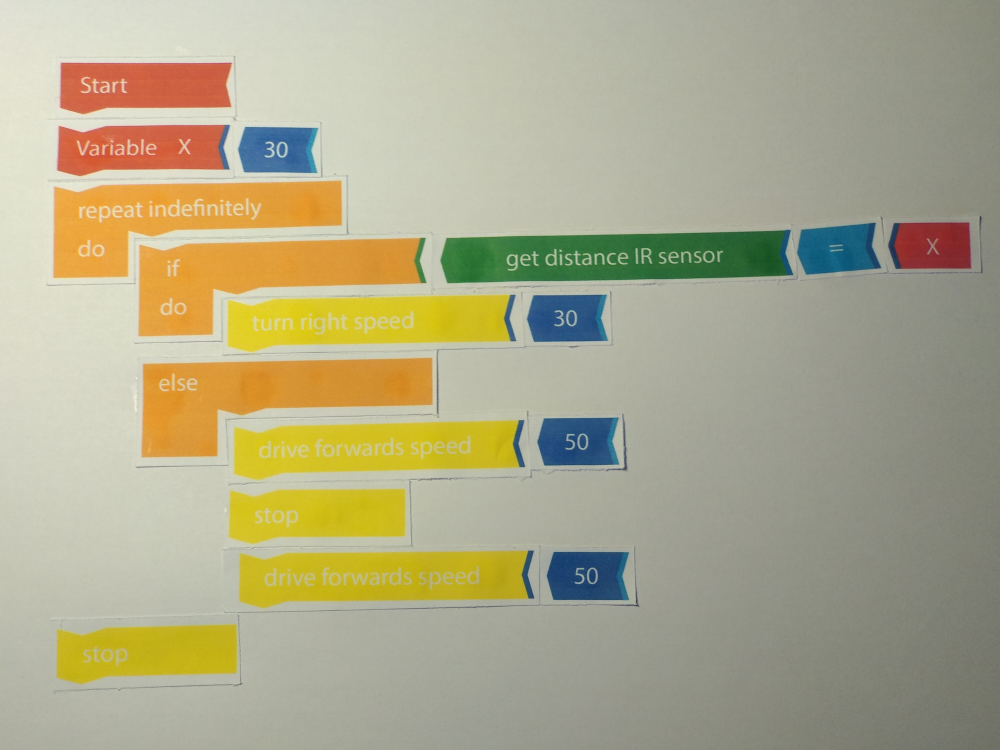
#> input picture test_images/complex-example-tagn.jpg, 4000 x 3000 px, found by its file name (shown at 1/4 size)
$ jupyter execute --allow-errors hsv.ipynb
#> lines starting #> are read from the running program, lines starting #| are printed output that depends on the picture; after the words box and inside, x2 and y2 are one past the last pixel; in counts of white or black regions, pixels touching at a corner belong together
[cell 1]
import numpy as np
import matplotlib.pyplot as plt
import cv2 as cv
from PIL import Image
import pytesseract


img_directory = '/home/vasilisp/Desktop/tangibles-recognition/test_images/'

A = np.array(Image.open(img_directory+'complex-example-tagn.jpg'))
#> A is the input picture: shape (3000, 4000, 3); mean R, G, B 174.2, 169.5, 139.6
A = cv.resize(A, dsize=(800, 600), interpolation=cv.INTER_CUBIC)
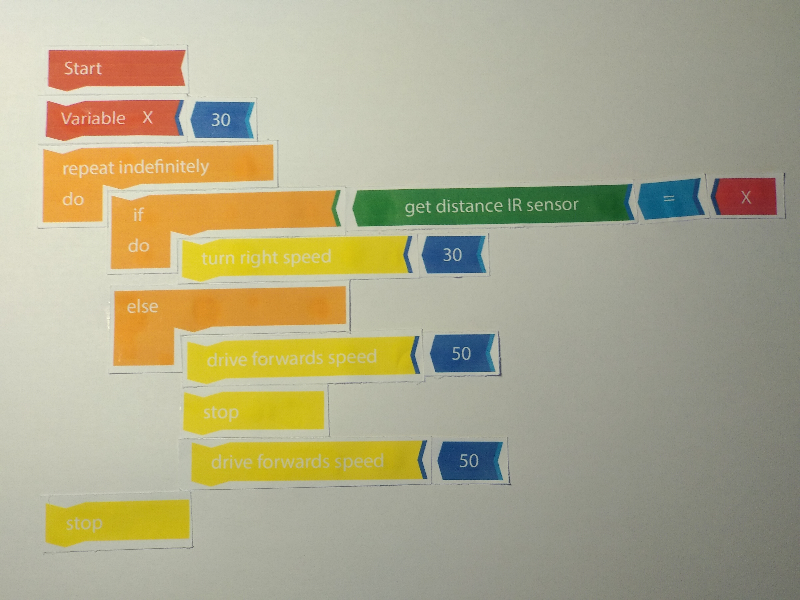
#> A: shape (600, 800, 3); mean R, G, B 174.2, 169.5, 139.6
hsv_A = cv.cvtColor(A, cv.COLOR_RGB2HSV)
#> hsv_A: shape (600, 800, 3); mean H, S, V 34, 56.2, 178.8

#> (the rest of this cell did not finish here and is left out)

[cell 2]
def find_features(img, name):
    # prints the number of features in the picture

    # Kernel that will be used in later morphological trasformations
    closing_kernel = cv.getStructuringElement(cv.MORPH_RECT, (3,3))

    # threshold saturation chanel
    ret3, th_saturation = cv.threshold(img, 0, 255, cv.THRESH_BINARY+cv.THRESH_OTSU)

    # dilating thresholded image to remove letters
    kernel = cv.getStructuringElement(cv.MORPH_RECT, (2,2))
    th_saturation = cv.dilate(th_saturation, kernel, iterations = 3)

    # using connected components (CC) method to label each block
    num_labels, labels_im = cv.connectedComponents(th_saturation)
    #plt.imshow()
    #plt.show()
    print('Found {} blocks image {}\n +++ ++ +++'.format(num_labels-1, name))

_ , A_s, _ = cv.split(hsv_A)
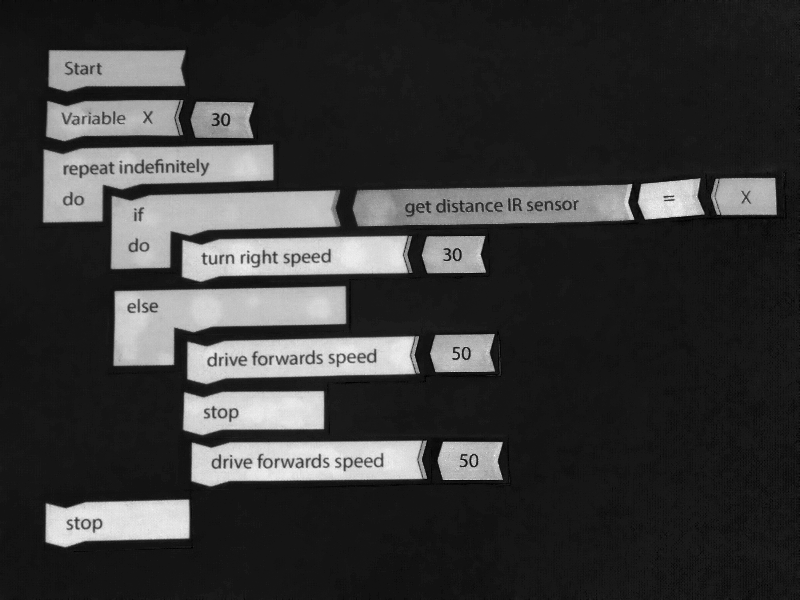
#> A_s: shape (600, 800); min 0, max 255, mean 56.2
find_features(A_s,'A')
#> in find_features, `ret3, th_saturation = cv.threshold(img, 0, 255, cv.THRESH_BINARY+cv.TH..`:
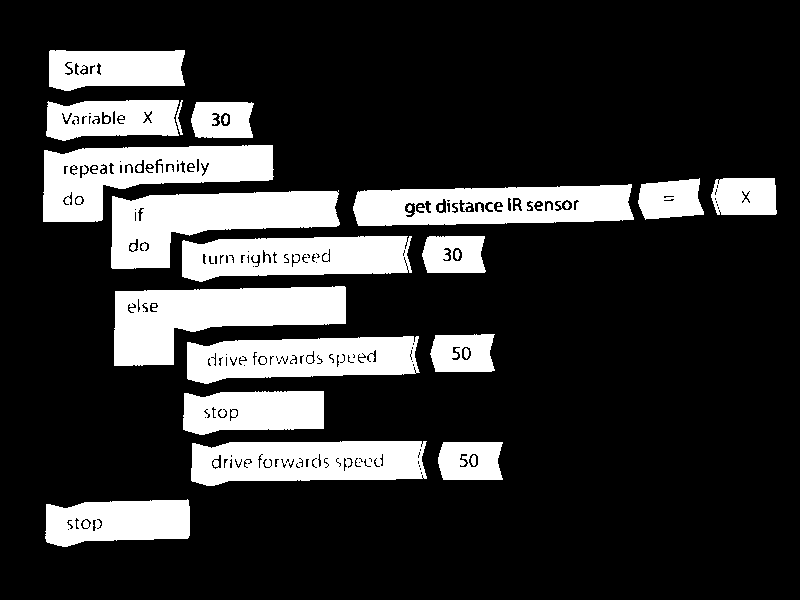
#> th_saturation: shape (600, 800); 20.3% white; 38 white regions (11 under 20 px), largest, box (x1, y1, x2, y2) and area: (114, 286, 346, 366) 10914, (111, 190, 340, 269) 10223, (43, 145, 274, 222) 9822
#> in find_features, `ret3, th_saturation = cv.threshold(img, 0, 255, cv.THRESH_BINARY+cv.TH..`: ret3 = 105
#> in find_features, `th_saturation = cv.dilate(th_saturation, kernel, iterations = 3)`:
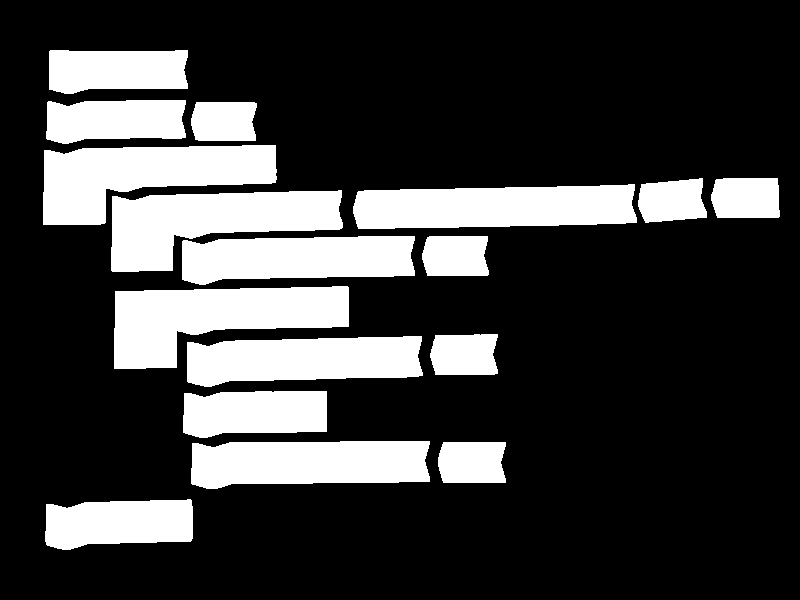
#> th_saturation: shape (600, 800); 23.4% white; 17 white regions, largest, box (x1, y1, x2, y2) and area: (114, 286, 349, 369) 12001, (43, 145, 277, 225) 11497, (111, 190, 343, 272) 11334
#> in find_features, `num_labels, labels_im = cv.connectedComponents(th_saturation)`:
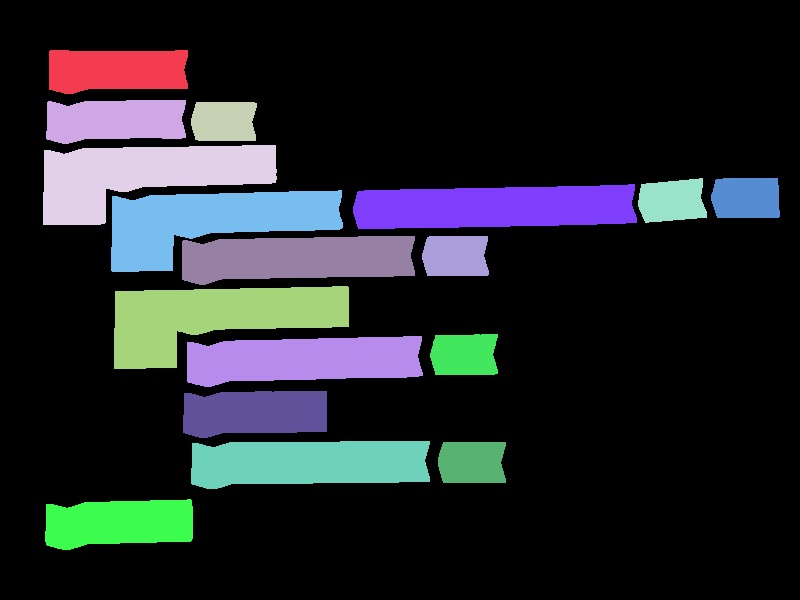
#> labels_im: shape (600, 800) int32; 18 distinct labels, from 0 to 17; one colour per label, 0 black
#> in find_features, `num_labels, labels_im = cv.connectedComponents(th_saturation)`: num_labels = 18
#| Found 17 blocks image A
#|  +++ ++ +++
#> (the rest of this cell did not finish here and is left out)

$ run again, with test_images/new.jpg copied over test_images/complex-example-tagn.jpg
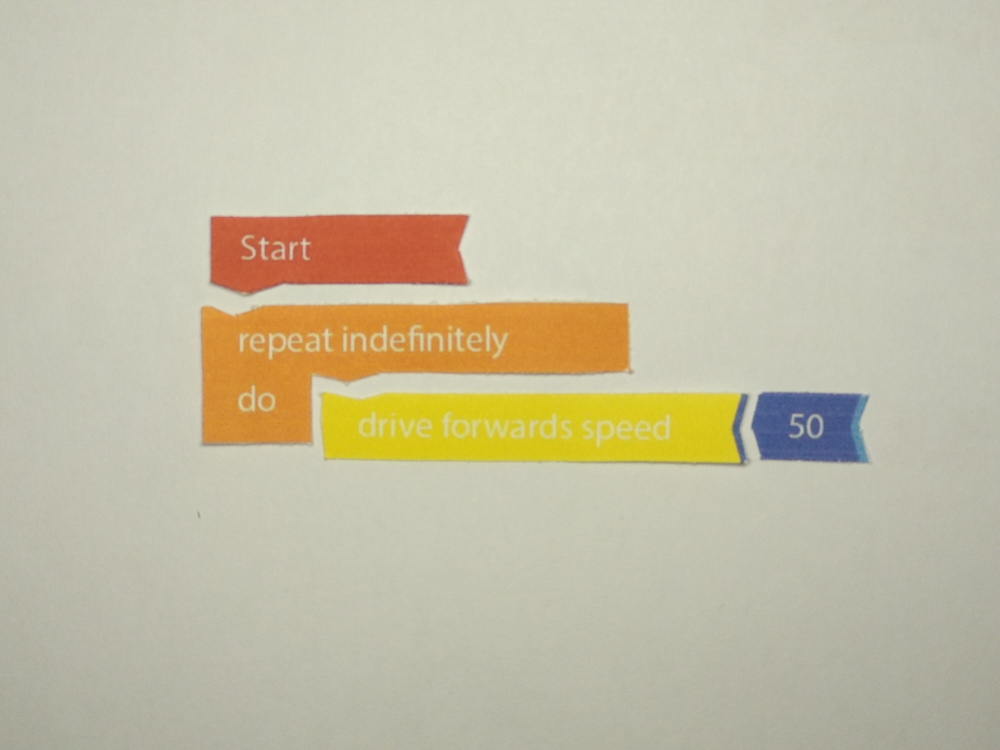
#> input picture test_images/new.jpg, 4000 x 3000 px, found by its file name (shown at 1/4 size)
#> A is the input picture: shape (3000, 4000, 3); mean R, G, B 197.4, 191.4, 166.5
#> A: shape (600, 800, 3)
#> hsv_A: shape (600, 800, 3); mean H, S, V 29.6, 41.1, 198.5
#> in find_features, `ret3, th_saturation = cv.threshold(img, 0, 255, cv.THRESH_BINARY+cv.TH..`:
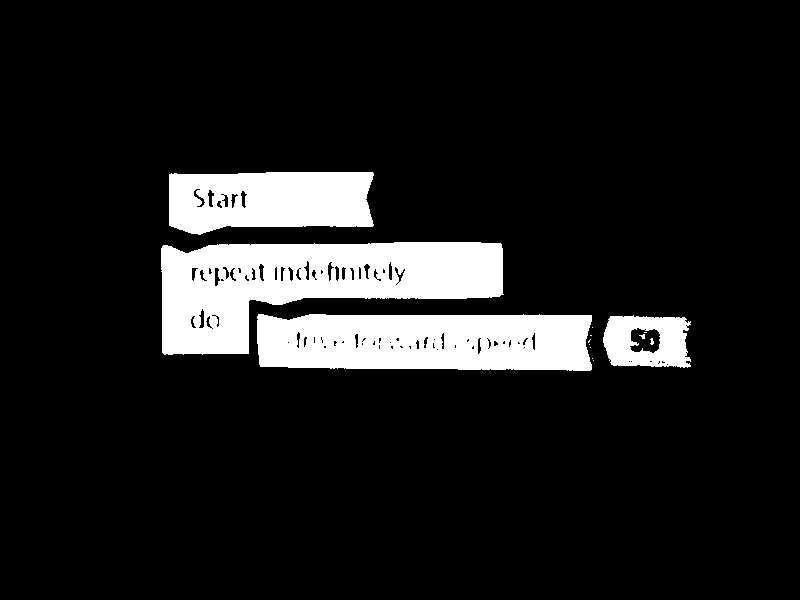
#> th_saturation: shape (600, 800); 11.3% white; 14 white regions (10 under 20 px), largest, box (x1, y1, x2, y2) and area: (161, 242, 504, 355) 22585, (257, 314, 592, 371) 17475, (169, 172, 374, 235) 10820, (603, 315, 691, 368) 3414
#> ret3 = 103
#> in find_features, `num_labels, labels_im = cv.connectedComponents(th_saturation)`:
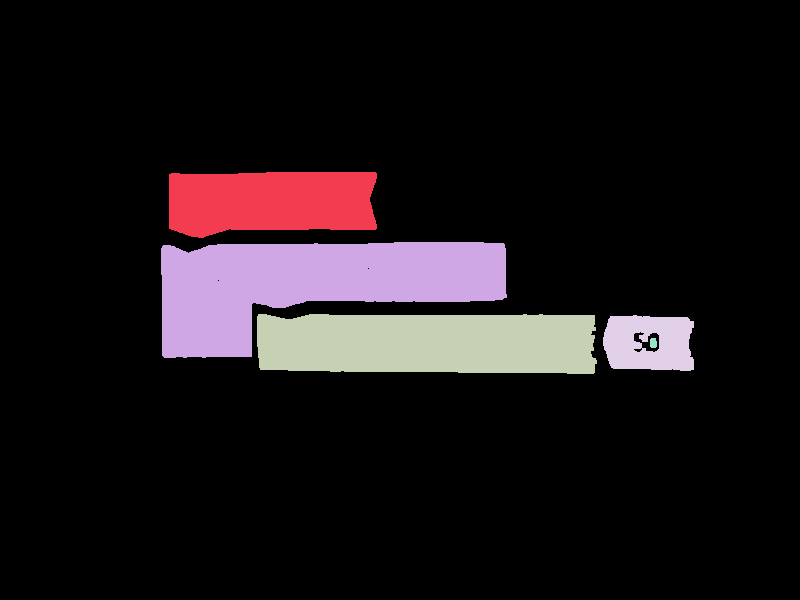
#> labels_im: shape (600, 800) int32; 6 distinct labels, from 0 to 5; one colour per label, 0 black
#> num_labels = 6
#| Found 5 blocks image A
#|  +++ ++ +++

$ run again, with test_images/program2.jpg copied over test_images/complex-example-tagn.jpg
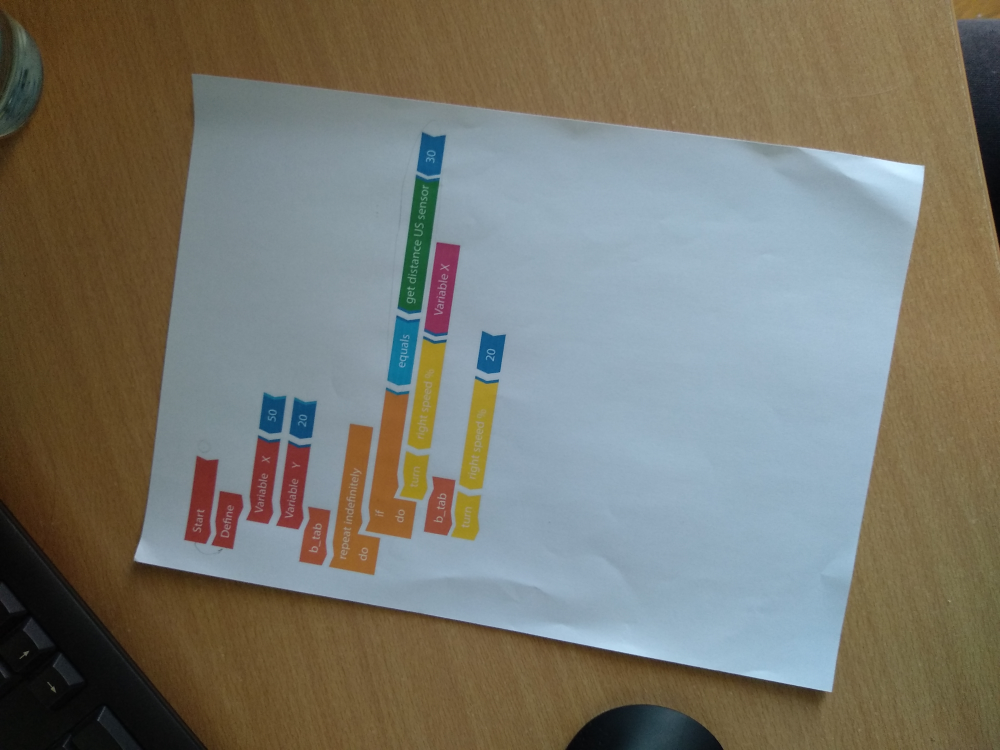
#> input picture test_images/program2.jpg, 4000 x 3000 px, found by its file name (shown at 1/4 size)
#> A is the input picture: shape (3000, 4000, 3); mean R, G, B 121, 119.8, 109.6
#> A: shape (600, 800, 3)
#> hsv_A: shape (600, 800, 3); mean H, S, V 59.1, 90.4, 137.5
#> in find_features, `ret3, th_saturation = cv.threshold(img, 0, 255, cv.THRESH_BINARY+cv.TH..`:
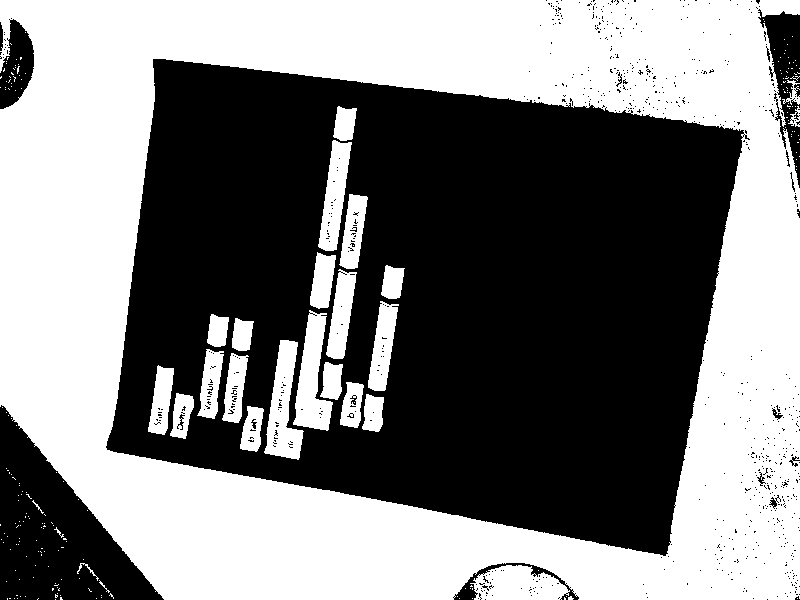
#> th_saturation: shape (600, 800); 49.8% white; 219 white regions (192 under 20 px), largest, box (x1, y1, x2, y2) and area: (0, 0, 800, 600) 214121, (293, 310, 333, 431) 2618, (264, 340, 304, 460) 2551
#> ret3 = 90
#> in find_features, `num_labels, labels_im = cv.connectedComponents(th_saturation)`:
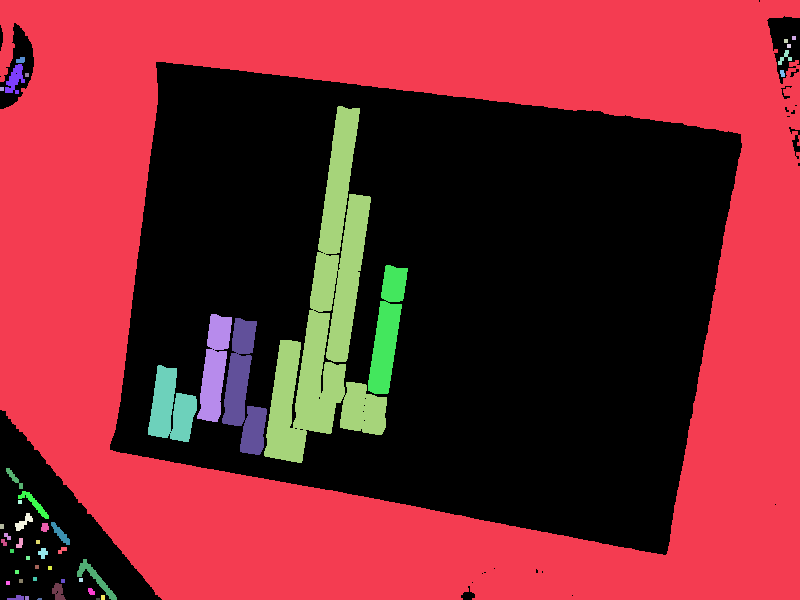
#> labels_im: shape (600, 800) int32; 47 distinct labels, from 0 to 46; one colour per label, 0 black
#> num_labels = 47
#| Found 46 blocks image A
#|  +++ ++ +++
